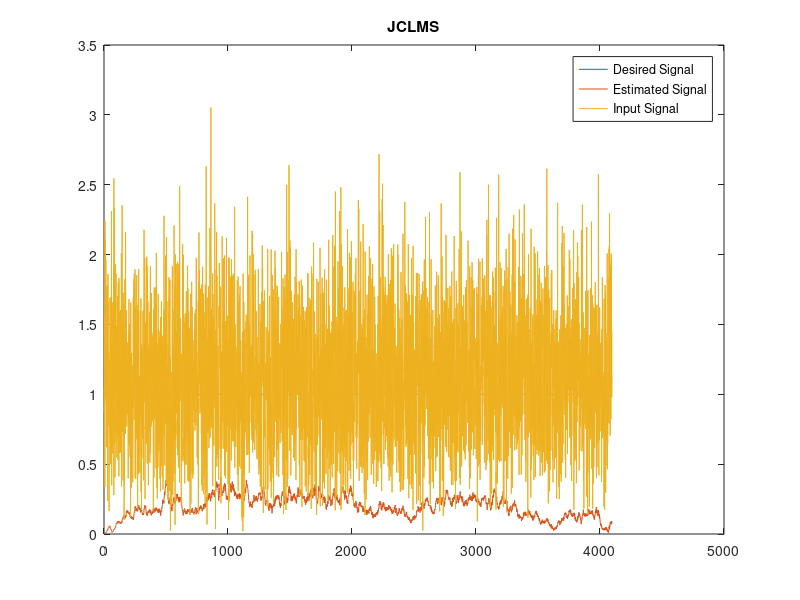

The MATLAB source for this figure: (Note: this script raises an error after producing the figure.)
% Complex Adaptive Joint Process Algorithms

% Example notation
% h_k(n, i)
% h_k = zeros(p + 2, N)' --> zeros(i-count + i-offset, n-count)'
% h_k(-1 + 3, 0 + 2) --> h_k(n-index + n-offset, i-index + i-offset)

%% JCLMS (Joint Complex Gradient Transversal Filter)

clear

% Constants (function input parameters)

SAMPLE_FREQUENCY = 1024;
SAMPLE_LENGTH = 4 * 1024;
FILTER_ORDER = 16;
ALPHA = 0.01;

% Input signal

fs = SAMPLE_FREQUENCY;
t = (0 : SAMPLE_LENGTH - 1)' / fs; % Time
s = exp(1j * 2 * pi * 50 * t); % Desired signal
noise = 0.5 * (randn(size(t)) + 1j * randn(size(t)));
x = s + noise; % Input signal
d = s; % Desired signal

p = FILTER_ORDER + 1;
N = length(x);

% Filter variables

alpha_JCLMS = ALPHA;
%mu = (2 * alpha_JCLMS) / ((p + 1) * E_e0(0));

E_e0 = 0; % Minimum forward prediction error

e_dp = []; % Error

h_k = []; % Filter coefficients
%a_ik = [] % Forward prediction (filter) coefficients
%b_ik = [] % Backward prediction (filter) coefficients

% INITIALIZATION

h_k = zeros(p, 2)';
T = conv(x(1 : p), conj(flipud(x(1 : p)))); % Autocorrelation of signal
epsilon_JCLMS = T(0 + 1);
E_e0 = epsilon_JCLMS * ones(1, 2)';
e_dp = zeros(1, 2)';
err = [];
y = [];

% TIME UPDATE

for n = 1 : 1 : N
	if n > p
		xx = x(n - p + 1 : n)';
		dd = d(n - p + 1 : n)';
	else
		xx = [zeros(p - n, 1); x(1 : n)]';
		dd = [zeros(p - n, 1); x(1 : n)]';
	end
	h_k(1 + 1, :) = h_k(0 + 1, :) - 2 * alpha_JCLMS / ((p - 1 + 1) * E_e0(0 + 1)) * e_dp(0 + 1) * conj(fliplr(xx));
	%for k = 1 : 1 : p
	%	h_k(1 + 1, k) = h_k(0 + 1, k) - 2 * alpha_JCLMS / ((p - 1 + 1) * E_e0(0 + 1)) * e_dp(0 + 1) * conj(xx(p - k + 1));
	%end
	e_dp(1 + 1) = d(n);
	for k = 1 : 1 : p
		e_dp(1 + 1) = e_dp(1 + 1) + h_k(1 + 1, k) * xx(p - k + 1);
	end
	E_e0(0 + 1) = E_e0(1 + 1);
	E_e0(1 + 1) = (1 - alpha_JCLMS) * E_e0(0 + 1) + alpha_JCLMS * abs(x(n)) ^ 2;
	h_k(0 + 1, :) = h_k(1 + 1, :);
	e_dp(0 + 1) = e_dp(1 + 1);
	err = [err; e_dp(0 + 1)];
	y = [y; -h_k(1 + 1, :) * flipud(xx')];
end

% Output

mse = mean(abs(err).^2);
fprintf('MSE = %f\n', mse);
figure_1 = figure;
plot(1 : N, abs(d), 1 : N, abs(y), 1 : N, abs(x));
legend('Desired Signal', 'Estimated Signal', 'Input Signal');
title('JCLMS');

%% JCGL (Joint Complex Gradient Lattice)

clear

% Constants (function input parameters)

SAMPLE_FREQUENCY = 1024;
SAMPLE_LENGTH = 1024;
FILTER_ORDER = 16;
ALPHA = 0.01;

% Input signal

fs = SAMPLE_FREQUENCY;
t = (0 : SAMPLE_LENGTH - 1)' / fs; % Time
s = exp(1j * 2 * pi * 50 * t); % Desired signal
noise = 0.5 * (randn(size(t)) + 1j * randn(size(t)));
x = s + noise; % Input signal
d = s; % Desired signal

p = FILTER_ORDER;
N = length(x);

% Filter variables

alpha_JCGL = ALPHA;

% INITIALIZATION

E_di = 0; % Minimum average squared error
E_ei = 0; % Minimum forward prediction error
E_ri = 0; % Minimum backward prediction error
delta_ei = 0; % Forward (prediction) discrepancy
delta_ri = 0; % Backward (prediction) discrepancy
K_ei = 0; % Forward weighting factor (reflection coefficient / partial correlation coefficient)
K_ri = 0; % Backward weighting factor (reflection coefficient / partial correlation coefficient)
K_di = 0; % Weighting factor

e_i = []; % i-th order forward prediction error sequence
r_i = []; % i-th ortder backward prediction error sequence
e_di = []; % Error

a_ik = []; % Forward prediction (filter) coefficients
b_ik = []; % Backward prediction (filter) coefficients

T = conv(x(1 : p), conj(flipud(x(1 : p)))); % Autocorrelation of signal
E_e0 = T;
epsilon_JCGL = E_e0(0 + 1);

%K_i = zeros(p, N + 2)';
K_i = zeros(p + 1, 2)'; % n - 1, n
%E_ri = epsilon_JCGL * ones(p, N + 2)';
E_ri = epsilon_JCGL * ones(p + 2, 3)'; % n - 2, n - 1, n
%E_ei = epsilon_JCGL * ones(p, N + 2)';
E_ei = epsilon_JCGL * ones(p + 2, 2)'; % n - 1, n
e_i = zeros(p + 2, 2)';
r_i = zeros(p + 2, 3)';
K_di = zeros(p + 1, 2)';
e_di = zeros(p + 2, 2)';
a_ik = zeros(p + 2);
b_ik = zeros(p + 2);

err = [];
y = [];

for n = 1 : 1 : N
	% TIME UPDATE
	e_i(0 + 2, 0 + 2) = x(n);
	r_i(0 + 3, 0 + 2) = x(n);
	e_di(0 + 2, -1 + 2) = d(n);
	
	% ORDER UPDATE
	for i = 0 : 1 : p
		temporary_factor = e_i(-1 + 2, i + 2) .* conj(r_i(-2 + 3, i - 1 + 2));
		temporary_factor = temporary_factor + conj(r_i(-1 + 3, i + 2)) .* e_i(-1 + 2, i - 1 + 2);
		temporary_factor = abs(temporary_factor);
		K_i(0 + 2, i + 1) = K_i(-1 + 2, i + 1) - 2 * alpha_JCGL / (E_ri(-2 + 3, i - 1 + 2) + E_ei(-1 + 2, i - 1 + 2)) * temporary_factor;
		if i ~= 0
			e_i(0 + 2, i + 2) = e_i(0 + 2, i - 1 + 2) + K_i(0 + 2, i + 1) * r_i(-1 + 3, i - 1 + 2);
			r_i(0 + 3, i + 2) = r_i(-1 + 3, i - 1 + 2) + conj(K_i(0 + 2, i + 1)) * e_i(0 + 2, i - 1 + 2);
			E_ri(-1 + 3, i - 1 + 2) = (1 - alpha_JCGL) * E_ri(-2 + 3, i - 1 + 2) + alpha_JCGL * abs(r_i(-1 + 3, i - 1 + 2))^2;
			E_ei(0 + 2, i - 1 + 2) = (1 - alpha_JCGL) * E_ei(-1 + 2, i - 1 + 2) + alpha_JCGL * abs(e_i(0 + 2, i - 1 + 2))^2;
		end
		K_di(0 + 2, i + 1) = K_di(-1 + 2, i + 1) - 2 * alpha_JCGL / (E_ri(-1 + 3, i + 2)) * e_di(-1 + 2, i + 2) * conj(r_i(-1 + 3, i - 1 + 2));
		e_di(0 + 2, i + 2) = e_di(0 + 2, i - 1 + 2) + K_di(0 + 2, i + 1) * r_i(0 + 2, i + 1);
		
		% PREDICTORS
		for k = 0 : 1 : p
			a_ik(i + 2, i + 2) = K_i(0 + 2, i + 1); % Move this outside k-loop
			if k >= 1 && k <= i - 1
				a_ik(i + 2, k + 2) = a_ik(i - 1 + 2, k + 2) + K_i(0 + 2, i + 1) * conj(a_ik(i - k + 2, i - 1 + 2));
			end
		end
		for k = 0 : 1 : p
			b_ik(i + 2, k + 2) = conj(a_ik(i + 2, p - k + 2));
		end
	end
	err = [err; e_di(0 + 2, p + 2)];
	diagonal_aik = diag(a_ik);
	y = [y; -diagonal_aik(0 + 2, p + 2)' * r_i(0 + 3, 0 + 2 : p + 2)'];
end

% Output

mse = mean(abs(err).^2);
fprintf('MSE = %f\n', mse);
figure_2 = figure;
plot(1 : N, abs(d), 1 : N, abs(y), 1 : N, abs(x));
legend('Desired Signal', 'Estimate', 'Input Signal');
title('JCGL');

%% JCLSL (Joint Complex Least Squares Lattice)

clear

% Filter variables

gamma_i = []; % Gain factor
epsilon_JCLSL = 0.001;

E_di = 0; % Minimum average squared error
E_ei = 0; % Minimum forward prediction error
E_ri = 0; % Minimum backward prediction error
delta_ei = 0; % Forward (prediction) discrepancy
delta_ri = 0; % Backward (prediction) discrepancy
K_ei = 0; % Forward weighting factor (reflection coefficient / partial correlation coefficient)
K_ri = 0; % Backward weighting factor (reflection coefficient / partial correlation coefficient)
K_di = 0; % Weighting factor

e_i = []; % i-th order forward prediction error sequence
r_i = []; % i-th ortder backward prediction error sequence
e_di = []; % Error

a_ik = []; % Forward prediction (filter) coefficients
b_ik = []; % Backward prediction (filter) coefficients

	
